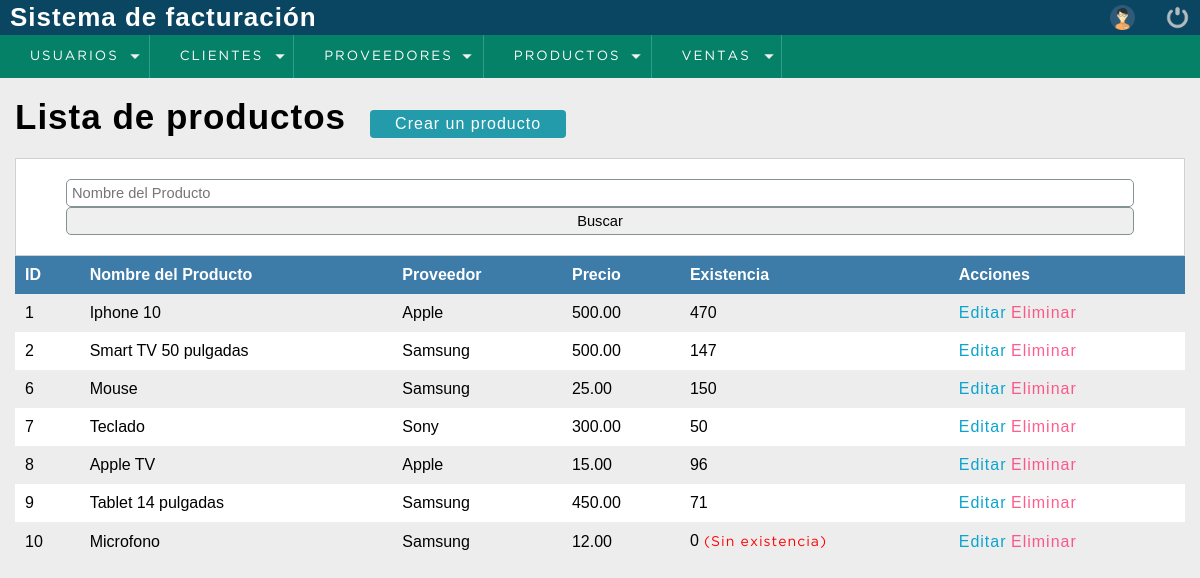
Screenshot of /proyecto/sistema/lista_producto.php (signed in) with the database file from the repository.
### tables this page shows
CREATE TABLE `producto` (
  `codproducto` int(11) NOT NULL,
  `proveedor` int(11) DEFAULT NULL,
  `precio` decimal(10,2) DEFAULT NULL,
  `existencia` int(11) DEFAULT NULL,
  `nombre_producto` varchar(255) NOT NULL
);

CREATE TABLE `proveedor` (
  `codproveedor` int(11) NOT NULL,
  `proveedor` varchar(100) DEFAULT NULL,
  `contacto` varchar(100) DEFAULT NULL,
  `telefono` bigint(11) DEFAULT NULL,
  `direccion` text DEFAULT NULL
);

### proyecto/sistema/lista_producto.php (the view, shortened to what this page needs)
<?php
    include "../bd.php";
?>
<!DOCTYPE html>
<html lang="en">
<head>
    <?php include "includes/scripts.php"; ?>
    <?php include "includes/header.php"; ?>
</head>
<body>
    <section id="container">
        <h1>Lista de productos</h1>
        <a href="registro_producto.php" class="btn_new">Crear un producto</a>
        <form action="" method="get" class="form_search">
            <input type="text" name="producto" id="producto" placeholder="Nombre del Producto" value="<?php echo isset($_GET['producto']) ? $_GET['producto'] : ''; ?>">
            <input type="submit" value="Buscar" class="btn_search">
        </form>
        <table>
            <tr>
                <th>ID</th>
                <th>Nombre del Producto</th>
                <th>Proveedor</th>
                <th>Precio</th>
                <th>Existencia</th>
                <th>Acciones</th>
            </tr>
            <?php
            $where = "";
            $query = mysqli_query($connection, "SELECT p.codproducto, p.nombre_producto, pr.proveedor, p.precio, p.existencia FROM producto p JOIN proveedor pr ON p.proveedor = pr.codproveedor $where");
            if($query && mysqli_num_rows($query) > 0){
                while($data = mysqli_fetch_array($query)){
            ?>
            <tr>
                <td><?php echo isset($data['codproducto']) ? $data['codproducto'] : ''; ?></td>
                <td><?php echo isset($data['nombre_producto']) ? $data['nombre_producto'] : ''; ?></td>
                <td><?php echo isset($data['proveedor']) ? $data['proveedor'] : ''; ?></td>
                <td><?php echo isset($data['precio']) ? $data['precio'] : ''; ?></td>
                <td><?php
                        $existencia = isset($data['existencia']) ? $data['existencia'] : 0;
                        echo $existencia >= 0 ? $existencia : 0;
                        if ($existencia <= 0) {
                            echo '<span style="color: red;"> (Sin existencia)</span>';
                        } elseif ($existencia < 10) {
                            echo '<span style="color: red;"> (Poca existencia)</span>';
                        }
                    ?></td>
                <td>
                    <a class="link_edit" href="editar_producto.php?id=<?php echo isset($data['codproducto']) ? $data['codproducto'] : ''; ?>">Editar</a>
                    <a class="link_delete" href="eliminar_producto.php?id=<?php echo isset($data['codproducto']) ? $data['codproducto'] : ''; ?>">Eliminar</a>
                </td>
            </tr>
            <?php
                }
            } else {
                echo '<tr><td colspan="6">No hay productos registrados</td></tr>';
            }
            ?>
        </table>
    </section>
</body>
</html>

### proyecto/sistema/includes/scripts.php (shortened to what this page needs)
<link rel="stylesheet" type="text/css" href="css/style.css">

### proyecto/sistema/includes/header.php (shortened to what this page needs)
<header>
		<div class="header">
			<h1>Sistema de facturación</h1>
			<div class="optionsBar">
				<img class="photouser" src="img/user.png" alt="Usuario">
				<a href="salir.php"><img class="close" src="img/salir.png" alt="Salir del sistema" title="Salir"></a>
			</div>
		</div>
        <?php include "nav.php"; ?>
	</header>

### proyecto/sistema/includes/nav.php (shortened to what this page needs)
<nav>
    <ul>
        <li class="principal">
            <a href="#">Usuarios</a>
        </li>
        <li class="principal">
            <a href="#">Clientes</a>
        </li>
        <li class="principal">
            <a href="#">Proveedores</a>
        </li>
        <li class="principal">
            <a href="#">Productos</a>
        </li>
        <li class="principal">
            <a href="#">Ventas</a>
        </li>
    </ul>
</nav>

### proyecto/sistema/css/style.css (style rules this page uses)
* { margin: 0; padding: 0; box-sizing: border-box; }
body { background: #ededed; }
h1, h2, h3, h4, h5, h6 { font-family: 'arial'; font-weight: bold; letter-spacing: 1px; }
h1 { font-size: 26px; }
a { text-decoration: none; font-family: arial; letter-spacing: 1px; }
span { font-family: 'GothamBook'; letter-spacing: 1px; font-size: 14px; line-height: 20px; }
header { position: fixed; width: 100%; }
.header { color: #FFF; background: #0a4661; height: 35px; display: -webkit-flex; display: -moz-flex; display: -ms-flex; display: -o-flex; display: flex; justify-content: space-between; align-items: center; padding: 10px; }
.optionsBar { display: -webkit-flex; display: -moz-flex; display: -ms-flex; display: -o-flex; display: flex; justify-content: center; align-items: center; }
.photouser { margin-left: 30px; width: 25px; height: 25px; }
.close { width: 25px; height: 25px; }
.optionsBar a { display: -webkit-flex; display: -moz-flex; display: -ms-flex; display: -o-flex; display: flex; margin-left: 30px; }
nav ul { background: #058167; list-style: none; display: -webkit-flex; display: -moz-flex; display: -ms-flex; display: -o-flex; display: flex; justify-content: left; align-items: center; }
nav ul > li a { position: relative; }
nav a { color: #FFF; display: block; font-size: 10pt; font-family: 'GothamBook'; padding: 15px 30px; text-transform: uppercase; letter-spacing: 2px; transition: background .5s; border-right: 1px solid #319B8F; }
nav .principal > a { background: url(../images/arrow_bottom.png) no-repeat; background-position-x: 0%; background-position-y: 0%; background-size: auto auto; background-position: 94% center; background-size: 10px; }
#container { padding: 90px 15px 15px; }
form { background: #FFF; margin: auto; padding: 20px 50px; border: 1px solid #d1d1d1; }
input,select { display: block; width: 100%; font-size: 11pt; padding: 5px; border: 1px solid #859293; border-radius: 5px; }
#container h1 { font-size: 35px; display: inline-block; }
.btn_new { display: inline-block; background: #239baa; color: #FFF; padding: 5px 25px; border-radius: 4px; margin: 20px; }
table { border-collapse: collapse; font-size: 12pt; font-family: 'Arial'; width: 100%; }
table th { text-align: left; padding: 10px; background: #3d7ba8; color: #FFF; }
table tr:nth-child(odd) { background: #FFF; }
table td { padding: 10px; }
.link_edit { color: #0ca4cd; }
.link_delete { color: #f26b; }

### rows the page displays
producto: codproducto "1", nombre_producto "Iphone 10", proveedor.proveedor "Apple", precio "500.00", existencia "470"
producto: codproducto "2", nombre_producto "Smart TV 50 pulgadas", proveedor.proveedor "Samsung", precio "500.00", existencia "147"
producto: codproducto "6", nombre_producto "Mouse", proveedor.proveedor "Samsung", precio "25.00", existencia "150"
producto: codproducto "7", nombre_producto "Teclado", proveedor.proveedor "Sony", precio "300.00", existencia "50"
producto: codproducto "8", nombre_producto "Apple TV", proveedor.proveedor "Apple", precio "15.00", existencia "96"
producto: codproducto "9", nombre_producto "Tablet 14 pulgadas", proveedor.proveedor "Samsung", precio "450.00", existencia "71"
producto: codproducto "10", nombre_producto "Microfono", proveedor.proveedor "Samsung", precio "12.00", existencia "0"
